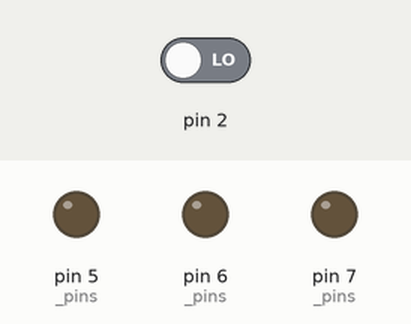
Simulated run of this sketch. Board: Arduino Uno, built with avr-gcc and run on an emulated ATmega328P. Shown: output pins drawn as LEDs (lit = HIGH). Inputs (shaded band) come from the test bench; at power-on: pin 2 LOW. What the sketch prints to the serial monitor is not drawn.

Above: at 1.2 s.
1.3 s: pin 2 driven HIGH
At 1.8 s:
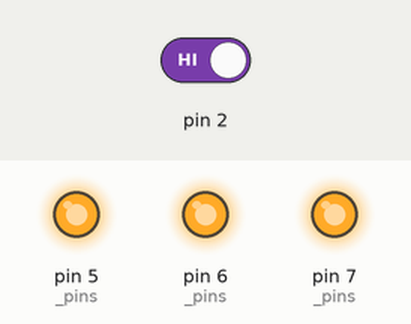
Timing chart, 0 to 4.3 s (numbered marks = the images above; inputs shaded):
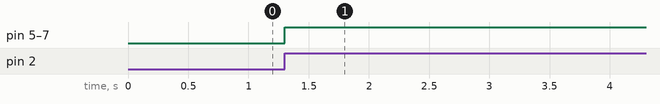

Measured:
- after the input at 1.3 s, pin 5 (_pins), pin 6 (_pins), pin 7 (_pins): LOW → HIGH at once

The sketch:

ac_switch.ino
```cpp
#include "ac_controller.h"
#include <Wire.h>
#include <TimerOne.h>

ac_controller controller1;

volatile unsigned int counter = 0;
volatile bool isZeroCross = 0;


void setup(){
    Wire.begin(0x10);
    Wire.onReceive(i2c_receive_event);
    Serial.begin(9600);
    pinMode(controller1.getSwitches()[0].getPin(),OUTPUT);
    pinMode(controller1.getSwitches()[1].getPin(),OUTPUT);
    pinMode(controller1.getSwitches()[2].getPin(),OUTPUT);
    //Timer interrupts;
    attachInterrupt(0, ZeroCrossingFunction, RISING);
    Timer1.initialize(100);     //100us
    Timer1.attachInterrupt(Dimming_control, 100);
}
void loop(){
    controller1.status();
    //Serial.println(controller1.getSwitches()[0].getAddress());
    //Serial.println(counter);
}
void i2c_receive_event(int howMany){
    byte address_from_master = Wire.read();
    byte level_raw_value = Wire.read();
    //Serial.println(address_from_master);
    //Serial.println(level_raw_value);
    controller1.updateLevel(address_from_master,level_raw_value);
}
void ZeroCrossingFunction(){
    counter = 0;
    isZeroCross = true;
    for(int i=0; i < controller1.getNumSwitches(); i++){
        digitalWrite(controller1.getSwitches()[i].getPin(),LOW);
    }
}
void Dimming_control(){
    if(isZeroCross == true){
        for (int i = 0; i < controller1.getNumSwitches(); i++){
            if (counter >= controller1.getSwitches()[i].get_phase_comparator()){
                digitalWrite(controller1.getSwitches()[i].getPin(),HIGH);
            }
        }
        counter++;
    }
}
```

ac_controller.h
```cpp
#ifndef AC_CONTROLLER_H
#define AC_CONTROLLER_H

#include "phase_controller.h"

class ac_controller
{
private:
    phase_controller *switches;
    unsigned int *pins;
    byte *addresses;
    int n_switches;

public:
    ac_controller(int, unsigned int*, byte*);
    ac_controller();
    phase_controller* getSwitches();
    void updateLevel(byte, byte);
    void status();
    int getNumSwitches();
};


#endif
```

ac_controller.ino
```cpp
#include "ac_controller.h"

ac_controller::ac_controller()
{
  unsigned int _pins[3] = {5,6,7};
  byte _addresses[3]  = {0x11,0x12,0x13};

  n_switches = 3;
  addresses = _addresses;
  pins = _pins;
  switches = new phase_controller[n_switches];

    for (int i=0; i<n_switches; i++){
        switches[i].setAddress(addresses[i]);
        switches[i].setPins(pins[i]);
    }

}
ac_controller::ac_controller(int _n_switches, unsigned int *_pins, byte *_addresses)
{
    n_switches = _n_switches;
    addresses = _addresses;
    pins = _pins;
    switches = new phase_controller[_n_switches];

    for (int i=0; i<n_switches; i++){
        switches[i].setAddress(addresses[i]);
        switches[i].setPins(pins[i]);
    }
}
phase_controller* ac_controller::getSwitches(){
    return switches;
}
void ac_controller::updateLevel(byte toAddress, byte value){
    for (int i = 0; i<n_switches; i++){
        if(switches[i].getAddress() == toAddress){
            switches[i].setLevel(value);
            break;
        }
    }
}
void ac_controller::status(){
    Serial.println("------ Status AC Controller ------");
    Serial.println("Number of modules: " + String(n_switches));
    Serial.println("------ Raw Values ------");
    for (int i=0; i<n_switches; i++){
        Serial.print(switches[i].getAddress(),HEX);
        Serial.println(" -> " + String(switches[i].get_phase_comparator()));
    }
    Serial.println("-------------- END ---------------");

}
int ac_controller::getNumSwitches(){
    return n_switches;
}
```

phase_controller.h
```cpp
#ifndef PHASE_CONTROLLER_H
#define PHASE_CONTROLLER_H

class phase_controller
{
private:
    byte address;  // MSB indica el numero de modulo. Modulo 0 reservado para ESP. LSB indica el submodulo.
    unsigned int phase_comparator;
    byte level_raw;
    int digital_pin;
public:
    //Constructores
    phase_controller(int);
    phase_controller();
    phase_controller(int,byte);
    //Functions
    void setAddress(byte);
    void setPins(int);
    void setLevel(byte);
    byte getRawValue();
    unsigned int get_phase_comparator();
    byte getAddress();
    int getPin();
};


#endif
```

phase_controller.ino
```cpp
#include"phase_controller.h"

phase_controller::phase_controller(int _digital_pin)
{
    digital_pin = _digital_pin;
    address = 0x11;
    phase_comparator = 0;
    level_raw = 0;
}
phase_controller::phase_controller()
{
    digital_pin = 3;
    address = 0x11;
    phase_comparator = 0;
    level_raw = 0;
}

phase_controller::phase_controller(int _digital_pin, byte _address)
{
    digital_pin = _digital_pin;
    address = _address;
    phase_comparator = 0;
    level_raw = 0;
}
void phase_controller::setLevel(byte _level_raw){
    level_raw = _level_raw;
    phase_comparator = map(level_raw,0,255,0,83);    //120Hz Timer Counter
}
void phase_controller::setAddress(byte _address){
  address = _address;
}
void phase_controller::setPins(int _pin){
  digital_pin = _pin;
}
unsigned int phase_controller::get_phase_comparator(){
    return phase_comparator;
}
byte phase_controller::getAddress(){
    return address;
}
byte phase_controller::getRawValue(){
    return level_raw;
}
int phase_controller::getPin(){
    return digital_pin;
}
```
